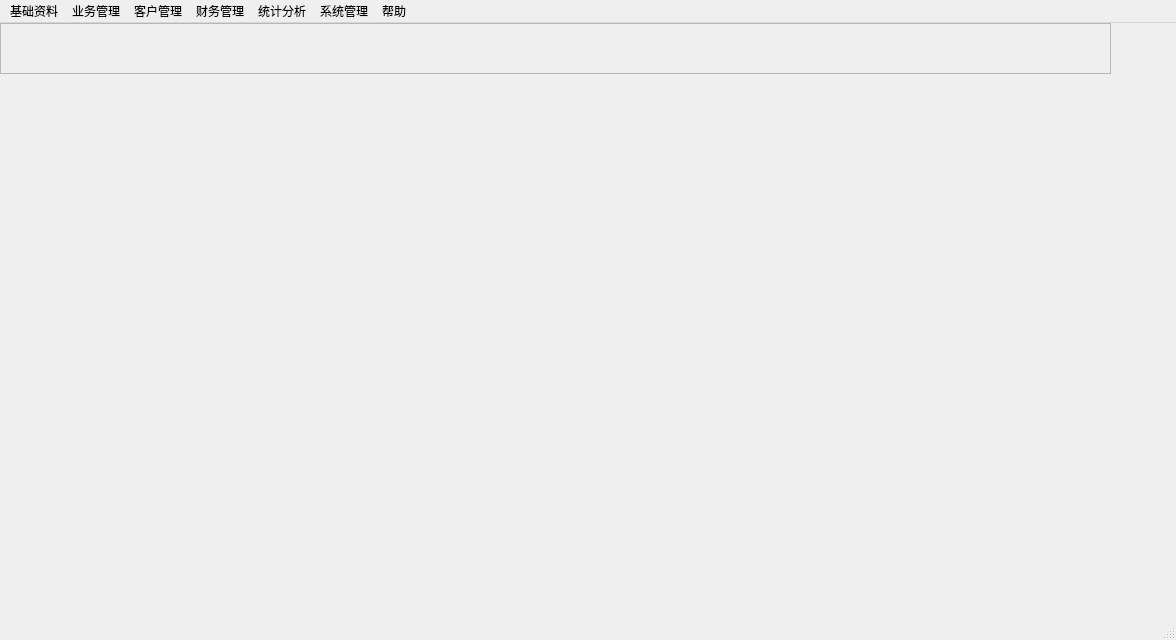
<?xml version="1.0" encoding="UTF-8"?>
<ui version="4.0">
 <class>CDlgMainWindow</class>
 <widget class="QMainWindow" name="CDlgMainWindow">
  <property name="geometry">
   <rect>
    <x>0</x>
    <y>0</y>
    <width>1176</width>
    <height>640</height>
   </rect>
  </property>
  <property name="windowTitle">
   <string>ERP</string>
  </property>
  <widget class="QWidget" name="centralWidget">
   <widget class="QStackedWidget" name="mopTableWidget">
    <property name="geometry">
     <rect>
      <x>10</x>
      <y>50</y>
      <width>1111</width>
      <height>541</height>
     </rect>
    </property>
    <property name="sizePolicy">
     <sizepolicy hsizetype="Fixed" vsizetype="Fixed">
      <horstretch>0</horstretch>
      <verstretch>0</verstretch>
     </sizepolicy>
    </property>
    <property name="styleSheet">
     <string notr="true">QStackWidget{
rgb(255, 255, 127)
}</string>
    </property>
   </widget>
   <widget class="QFrame" name="mopFormToolBar">
    <property name="geometry">
     <rect>
      <x>0</x>
      <y>0</y>
      <width>1111</width>
      <height>51</height>
     </rect>
    </property>
    <property name="frameShape">
     <enum>QFrame::StyledPanel</enum>
    </property>
    <property name="frameShadow">
     <enum>QFrame::Raised</enum>
    </property>
   </widget>
  </widget>
  <widget class="QStatusBar" name="statusBar"/>
  <widget class="QMenuBar" name="moMenuBar">
   <property name="geometry">
    <rect>
     <x>0</x>
     <y>0</y>
     <width>1176</width>
     <height>23</height>
    </rect>
   </property>
   <widget class="QMenu" name="moMenuBaseInfoMan">
    <property name="title">
     <string>基础资料</string>
    </property>
    <addaction name="moActInfoMange"/>
    <addaction name="moActSetMaterial"/>
    <addaction name="moActSetUnit"/>
    <addaction name="moActSetProject"/>
    <addaction name="moActSetEmpolyee"/>
   </widget>
   <widget class="QMenu" name="moMenuBusinessMan">
    <property name="title">
     <string>业务管理</string>
    </property>
    <addaction name="mopActCustomerOrderMan"/>
    <addaction name="mopActNewCustomerOrder"/>
    <addaction name="mopActWithdrawCustomerOrder"/>
    <addaction name="mopActSupplierOrderMan"/>
    <addaction name="mopActNewSupplierOrder"/>
    <addaction name="mopActWithdrawSupplierOrder"/>
   </widget>
   <widget class="QMenu" name="moMenuCustomerMan">
    <property name="title">
     <string>客户管理</string>
    </property>
    <addaction name="moActCustomerMan"/>
    <addaction name="moActSupplierMan"/>
   </widget>
   <widget class="QMenu" name="moMenuFinancialMan">
    <property name="title">
     <string>财务管理</string>
    </property>
    <addaction name="moActCustomerRecon"/>
    <addaction name="moActSupplierRecon"/>
   </widget>
   <widget class="QMenu" name="moStatisticalAnalysis">
    <property name="title">
     <string>统计分析</string>
    </property>
    <addaction name="moActProductAnalysis"/>
    <addaction name="moActCustomerAnalysis"/>
    <addaction name="moActFinancialAnalysis"/>
    <addaction name="moActMonthAnalysis"/>
   </widget>
   <widget class="QMenu" name="moMenuSysinfoMan">
    <property name="title">
     <string>系统管理</string>
    </property>
    <addaction name="moActSetCompanyInfo"/>
    <addaction name="moActSetPrintFormat"/>
    <addaction name="moActResetPassword"/>
   </widget>
   <widget class="QMenu" name="moMenuAssisant">
    <property name="title">
     <string>帮助</string>
    </property>
    <addaction name="moActAbout"/>
    <addaction name="moActPurchase"/>
   </widget>
   <addaction name="moMenuBaseInfoMan"/>
   <addaction name="moMenuBusinessMan"/>
   <addaction name="moMenuCustomerMan"/>
   <addaction name="moMenuFinancialMan"/>
   <addaction name="moStatisticalAnalysis"/>
   <addaction name="moMenuSysinfoMan"/>
   <addaction name="moMenuAssisant"/>
  </widget>
  <action name="moActInfoMange">
   <property name="text">
    <string>信息管理</string>
   </property>
  </action>
  <action name="mopActCustomerOrderMan">
   <property name="text">
    <string>订单管理</string>
   </property>
  </action>
  <action name="mopActNewCustomerOrder">
   <property name="text">
    <string>业务新单</string>
   </property>
  </action>
  <action name="mopActWithdrawCustomerOrder">
   <property name="text">
    <string>业务退单</string>
   </property>
  </action>
  <action name="mopActSupplierOrderMan">
   <property name="text">
    <string>外协加工</string>
   </property>
  </action>
  <action name="moActSetMaterial">
   <property name="text">
    <string>耗材设置</string>
   </property>
  </action>
  <action name="moActSetUnit">
   <property name="text">
    <string>计量单位</string>
   </property>
  </action>
  <action name="moActSetProject">
   <property name="text">
    <string>项目设置</string>
   </property>
  </action>
  <action name="moActSetEmpolyee">
   <property name="text">
    <string>员工设置</string>
   </property>
  </action>
  <action name="moActCustomerMan">
   <property name="text">
    <string>客户管理</string>
   </property>
  </action>
  <action name="moActSupplierMan">
   <property name="text">
    <string>供应商管理</string>
   </property>
  </action>
  <action name="moActCustomerRecon">
   <property name="text">
    <string>客户对账-应收</string>
   </property>
  </action>
  <action name="moActSupplierRecon">
   <property name="text">
    <string>外协对账-应付</string>
   </property>
  </action>
  <action name="moActProductAnalysis">
   <property name="text">
    <string>产品业务量统计</string>
   </property>
  </action>
  <action name="moActCustomerAnalysis">
   <property name="text">
    <string>客户业务量统计</string>
   </property>
  </action>
  <action name="moActFinancialAnalysis">
   <property name="text">
    <string>账务收支统计表</string>
   </property>
  </action>
  <action name="moActMonthAnalysis">
   <property name="text">
    <string>月度统计报表</string>
   </property>
  </action>
  <action name="moActSetCompanyInfo">
   <property name="text">
    <string>公司信息设置</string>
   </property>
  </action>
  <action name="moActSetPrintFormat">
   <property name="text">
    <string>打印格式设计</string>
   </property>
  </action>
  <action name="moActResetPassword">
   <property name="text">
    <string>修改密码</string>
   </property>
  </action>
  <action name="moActAbout">
   <property name="text">
    <string>关于</string>
   </property>
  </action>
  <action name="moActPurchase">
   <property name="text">
    <string>联系购买</string>
   </property>
  </action>
  <action name="mopActNewSupplierOrder">
   <property name="text">
    <string>外协新单</string>
   </property>
  </action>
  <action name="mopActWithdrawSupplierOrder">
   <property name="text">
    <string>外协退单</string>
   </property>
  </action>
 </widget>
 <layoutdefault spacing="6" margin="11"/>
 <resources>
  <include location="ERP.qrc"/>
 </resources>
 <connections/>
</ui>
